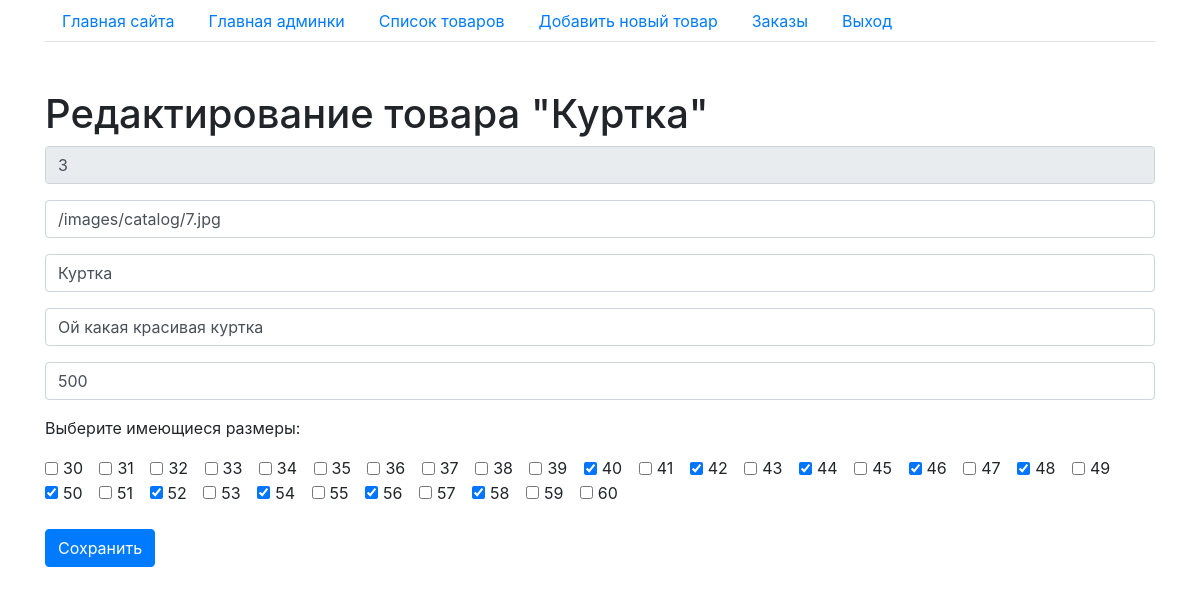
Page /admin/product_edit.php?id=3 (signed in) on the earlier database version.
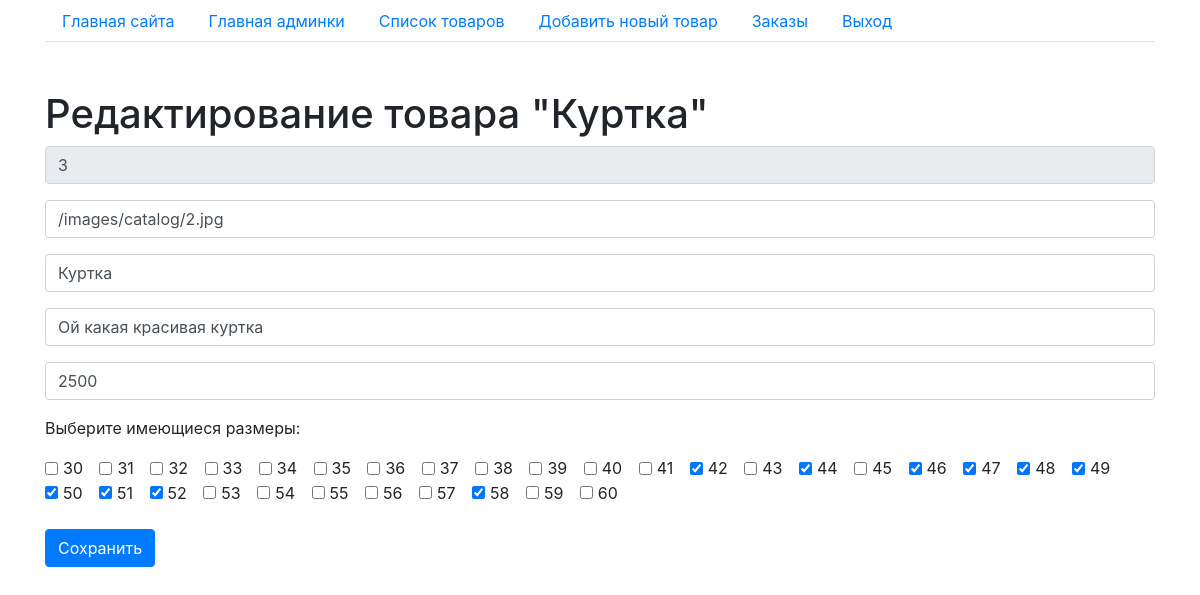
Same page on the later database version.
### tables this page shows
CREATE TABLE IF NOT EXISTS `products` (
  `id` int(11) NOT NULL AUTO_INCREMENT,
  `img_url` varchar(255) NOT NULL,
  `name` varchar(255) NOT NULL,
  `description` text NOT NULL,
  `type` varchar(255) NOT NULL,
  `price` float NOT NULL,
  `add_date` datetime NOT NULL DEFAULT current_timestamp(),
  PRIMARY KEY (`id`)
);

### admin/product_edit.php (the view, shortened to what this page needs)
<?php
    include('parts/header.php');
    $sql = "SELECT * from products WHERE id='{$_GET['id']}'";
    $result = mysqli_query($link, $sql);
    $data = mysqli_fetch_assoc($result);
?>
<h1>
    Редактирование товара "<?= $data['name']; ?>"
</h1>
<form method="POST">
    <div class="form-group">
        <input type="text" class="form-control" placeholder="ID" name="id" value="<?= $data['id']; ?>" readonly>
    </div>
    <div class="form-group">
        <input type="text" class="form-control" placeholder="Путь до картинки" name="img_url" value="<?= $data['img_url']; ?>">
    </div>
    <div class="form-group">
        <input type="text" class="form-control" placeholder="Название" name="name" value="<?= $data['name']; ?>">
    </div>
    <div class="form-group">
        <input type="text" class="form-control" placeholder="Описание" name="description" value="<?= $data['description']; ?>">
    </div>
    <div class="form-group">
        <input type="text" class="form-control" placeholder="Цена" name="price" value="<?= $data['price']; ?>">
    </div>
    <p>Выберите имеющиеся размеры:</p>
<?php
    $query_size = "SELECT * FROM product_sizes WHERE product_id = '{$data['id']}'";
    $result_size = mysqli_query($link, $query_size);
    $row_size = mysqli_fetch_assoc($result_size);
    $arr_size = explode(",", preg_replace('%[^0-9 | ,]%', '', $row_size['product_sizes']));
?>
    <?php for($size = 30; $size <=60; $size++) : ?>
    <?php
        $checked = '';
        if (in_array($size , $arr_size)) {
            $checked = 'checked';
        }
    ?>
    <div class="form-check form-check-inline">
        <input class="form-check-input" type="checkbox" name="size[]" id="<?= $size ?>" value="<?= $size ?>" <?= $checked  ?>>
        <label class="form-check-label" for="<?= $size ?>"><?= $size ?></label>
    </div>
    <?php endfor ; ?>
    <br><br>
    <button type="submit" class="btn btn-primary">Сохранить</button>
</form>
<?php include('parts/footer.php'); ?>

### admin/parts/header.php (shortened to what this page needs)
<!DOCTYPE html>
<html lang="ru">
<head>
    <link rel="stylesheet" href="https://stackpath.bootstrapcdn.com/bootstrap/4.4.1/css/bootstrap.min.css"
>
</head>
<body>
    <div class="container">
        <ul class="nav nav-tabs">
            <li class="nav-item">
                <a class="nav-link" href="/">Главная сайта</a>
            </li>
            <li class="nav-item">
                <a class="nav-link" href="/admin">Главная админки</a>
            </li>
            <li class="nav-item">
                <a class="nav-link" href="/admin/products.php">Список товаров</a>
            </li>
            <li class="nav-item">
                <a class="nav-link" href="/admin/product_add.php">Добавить новый товар</a>
            </li>
            <li class="nav-item">
                <a class="nav-link" href="/admin/orders.php">Заказы</a>
            </li>
            <li class="nav-item">
                <a class="nav-link" href="/exit.php">Выход</a>
            </li>
        </ul>
        <br/><br/>

### admin/parts/footer.php
    </div>
</body>
</html>

Differences in the rows shown:
changed products "Куртка": img_url "/images/catalog/7.jpg" → "/images/catalog/2.jpg"; price "500" → "2500"
Other differences:
form field value: "☐" → "☑"
